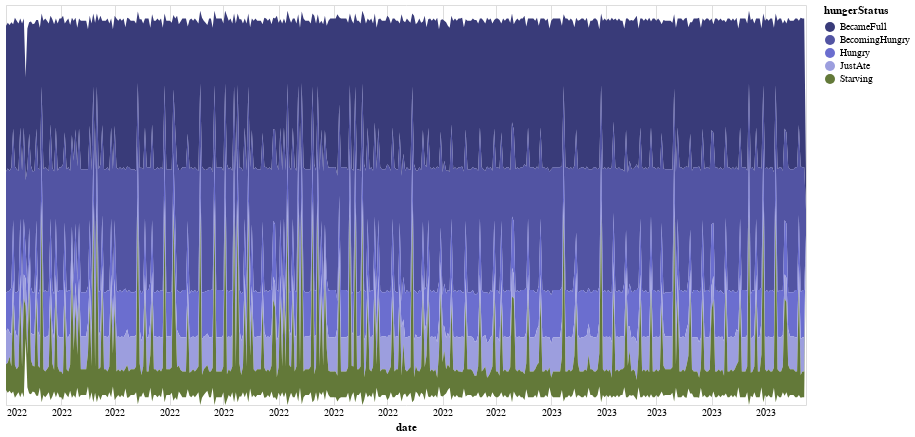

Notebook source saved alongside this figure:
### Code cell
source = aux2

selection = alt.selection_multi(fields=['hungerStatus'], bind='legend')

alt.Chart(source).mark_area().encode(
    alt.X('date:T', axis=alt.Axis(domain=False, format='%Y', tickSize=0)),
    alt.Y('sum(minutos):Q', stack='center', axis=None),
    alt.Color('hungerStatus:N', scale=alt.Scale(scheme='category20b')),
    opacity=alt.condition(selection, alt.value(1), alt.value(0.2))
).add_selection(
    selection
).properties(height=400, width=800)

### Figure 1 — Vega-Lite specification as saved in the notebook (floating-point values rounded to 4 significant figures; data arrays with more than 128 entries replaced by an {"elided": "..."} marker saying what was removed)
{"config": {"view": {"continuousWidth": 400, "continuousHeight": 300}}, "data": {"name": "data-7afc968d08d27195247f561271a218a1"}, "mark": "area", "encoding": {"color": {"field": "hungerStatus", "scale": {"scheme": "category20b"}, "type": "nominal"}, "opacity": {"condition": {"value": 1, "selection": "selector005"}, "value": 0.2}, "x": {"axis": {"domain": false, "format": "%Y", "tickSize": 0}, "field": "date", "type": "temporal"}, "y": {"aggregate": "sum", "axis": null, "field": "minutos", "stack": "center", "type": "quantitative"}}, "height": 400, "selection": {"selector005": {"type": "multi", "fields": ["hungerStatus"], "bind": "legend"}}, "width": 800, "$schema": "https://vega.github.io/schema/vega-lite/v4.17.0.json", "datasets": {"data-7afc968d08d27195247f561271a218a1": {"elided": "2248 records"}}}
